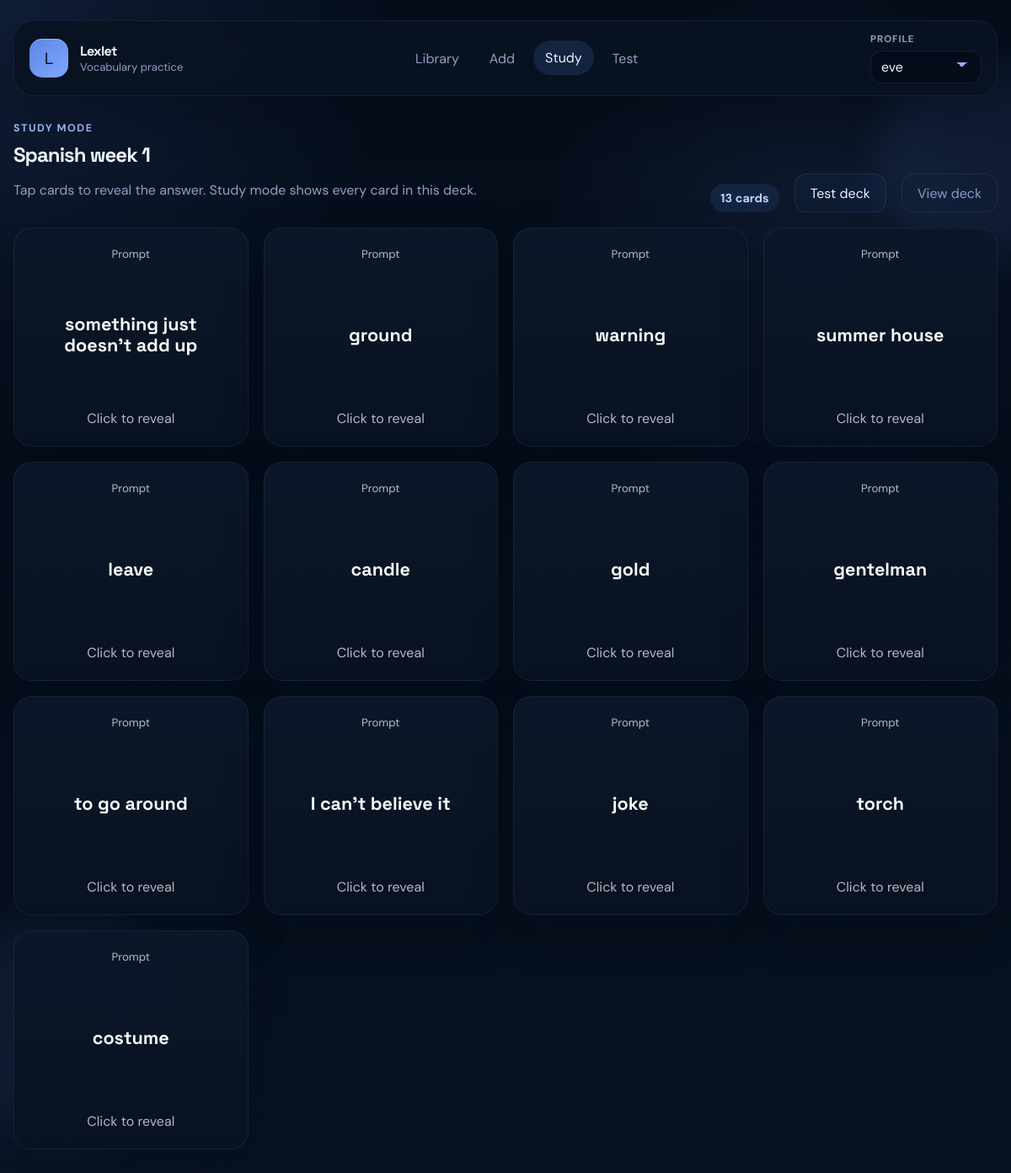
/study?deck_id=14, run on the app's committed database.
### tables this page shows
CREATE TABLE decks (
            id INTEGER PRIMARY KEY AUTOINCREMENT,
            name TEXT NOT NULL UNIQUE
        , profile_id INTEGER);

CREATE TABLE cards (
            id INTEGER PRIMARY KEY AUTOINCREMENT,
            term TEXT NOT NULL,
            definition TEXT NOT NULL
        , deck_id INTEGER);

### app.py (the view)
@app.route("/study")
def study():
    conn = get_db()
    active_profile_id = get_active_profile_id(conn)
    decks = get_all_decks(conn, active_profile_id)
    selected_deck_id = request.args.get("deck_id", type=int)
    selected_deck = get_deck(conn, selected_deck_id, active_profile_id) if selected_deck_id else None
    cards = []
    if selected_deck:
        cards = conn.execute("SELECT * FROM cards WHERE deck_id = ?", (selected_deck_id,)).fetchall()
    conn.close()
    cards = list(cards)
    random.shuffle(cards)
    return render_template(
        "study.html",
        cards=cards,
        decks=decks,
        selected_deck=selected_deck,
    )

### app.py (called while the page is built)
def get_db():
    conn = sqlite3.connect(DB_NAME)
    conn.row_factory = sqlite3.Row
    return conn

def get_profiles(conn):
    return conn.execute("SELECT id, name FROM profiles ORDER BY name COLLATE NOCASE").fetchall()

def get_active_profile_id(conn):
    stored_profile_id = session.get("active_profile_id")
    if stored_profile_id:
        existing = conn.execute("SELECT id FROM profiles WHERE id = ?", (stored_profile_id,)).fetchone()
        if existing:
            return stored_profile_id
    eve = conn.execute("SELECT id FROM profiles WHERE lower(name) = 'eve'").fetchone()
    if eve:
        session["active_profile_id"] = eve["id"]
        return eve["id"]
    first_profile = conn.execute("SELECT id FROM profiles ORDER BY id LIMIT 1").fetchone()
    if first_profile:
        session["active_profile_id"] = first_profile["id"]
        return first_profile["id"]
    return None

def get_all_decks(conn, profile_id):
    return conn.execute("""
        SELECT d.id, d.name, COUNT(c.id) AS card_count
        FROM decks d
        LEFT JOIN cards c ON c.deck_id = d.id
        WHERE d.profile_id = ?
        GROUP BY d.id, d.name
        ORDER BY d.name COLLATE NOCASE
    """, (profile_id,)).fetchall()

def get_deck(conn, deck_id, profile_id):
    return conn.execute("""
        SELECT d.id, d.name, COUNT(c.id) AS card_count
        FROM decks d
        LEFT JOIN cards c ON c.deck_id = d.id
        WHERE d.id = ? AND d.profile_id = ?
        GROUP BY d.id, d.name
    """, (deck_id, profile_id)).fetchone()

@app.context_processor
def inject_profile_state():
    conn = get_db()
    profiles = get_profiles(conn)
    active_profile_id = get_active_profile_id(conn)
    active_profile = conn.execute(
        "SELECT id, name FROM profiles WHERE id = ?",
        (active_profile_id,),
    ).fetchone()
    conn.close()
    return {"profiles": profiles, "active_profile": active_profile}

### templates/study.html (shortened to what this page needs)
{% extends "base.html" %}
{% block content %}
{% if not selected_deck %}
<section class="section-header">
    <div>
        <p class="eyebrow">Study mode</p>
        <h1>Choose a deck before you study.</h1>
        <p class="section-copy">Pick one vocabulary set so your session stays focused on a single topic.</p>
    </div>
    <a class="button button-ghost" href="{{ url_for('index') }}">Back to library</a>
</section>
{% if decks %}
<section class="deck-grid">
    {% for deck in decks %}
    <article class="deck-card">
        <div class="card-meta">
            <span class="chip">Deck</span>
            <span class="deck-count">{{ deck.card_count }} {{ "card" if deck.card_count == 1 else "cards" }}</span>
        </div>
        <h3>{{ deck.name }}</h3>
        <p>Open this set in study mode and flip through only the vocabulary that belongs to it.</p>
        <div class="deck-actions">
            <a class="button button-primary" href="{{ url_for('study', deck_id=deck.id) }}">Study deck</a>
            <a class="button button-secondary" href="{{ url_for('deck_detail', deck_id=deck.id) }}">View deck</a>
        </div>
    </article>
    {% endfor %}
</section>
{% else %}
<section class="empty-state">
    <p class="eyebrow">Nothing to study</p>
    <h2>No decks yet.</h2>
    <p>Create a deck first, then add cards to start a study session.</p>
    <a class="button button-primary" href="{{ url_for('add_card') }}">Add cards</a>
</section>
{% endif %}
{% else %}
<section class="section-header">
    <div>
        <p class="eyebrow">Study mode</p>
        <h1>{{ selected_deck.name }}</h1>
        <p class="section-copy">Tap cards to reveal the answer. Study mode shows every card in this deck.</p>
    </div>
    <div class="study-actions">
        <div class="study-badge">{{ cards|length }} {{ "card" if cards|length == 1 else "cards" }}</div>
        <a class="button button-secondary" href="{{ url_for('test', deck_id=selected_deck.id) }}">Test deck</a>
        <a class="button button-ghost" href="{{ url_for('deck_detail', deck_id=selected_deck.id) }}">View deck</a>
    </div>
</section>
{% if cards %}
<section class="study-grid">
    {% for card in cards %}
    <button class="study-card" type="button" aria-label="Flip flashcard">
        <span class="study-card-inner">
            <span class="study-face study-front">
                <small>Prompt</small>
                <strong>{{ card.definition }}</strong>
                <em>Click to reveal</em>
            </span>
            <span class="study-face study-back">
                <small>Answer</small>
                <strong>{{ card.term }}</strong>
                <em>Click to hide</em>
            </span>
        </span>
    </button>
    {% endfor %}
</section>
{% endif %}
{% endif %}
{% endblock %}

### templates/base.html (shortened to what this page needs)
<!DOCTYPE html>
<html lang="en">
<head>
    <link rel="stylesheet" href="{{ url_for('static', filename='style.css') }}">
</head>
<body>
<div class="page-shell">
    <div class="ambient ambient-one"></div>
    <div class="ambient ambient-two"></div>
    <header class="topbar">
        <a class="brand" href="{{ url_for('index') }}">
            <span class="brand-mark">L</span>
            <span>
                <strong>Lexlet</strong>
                <small>Vocabulary practice</small>
            </span>
        </a>
        <nav class="nav nav-desktop">
            <a class="{% if request.endpoint in ['index', 'deck_detail'] %}is-active{% endif %}" href="{{ url_for('index') }}">Library</a>
            <a class="{% if request.endpoint == 'add_card' %}is-active{% endif %}" href="{{ url_for('add_card') }}">Add</a>
            <a class="{% if request.endpoint == 'study' %}is-active{% endif %}" href="{{ url_for('study') }}">Study</a>
            <a class="{% if request.endpoint == 'test' %}is-active{% endif %}" href="{{ url_for('test') }}">Test</a>
        </nav>
        <form class="profile-switcher" action="{{ url_for('switch_profile') }}" method="POST">
            <label for="profile_id">Profile</label>
            <select id="profile_id" name="profile_id" onchange="this.form.submit()">
                {% for profile in profiles %}
                <option value="{{ profile.id }}" {% if active_profile and active_profile.id == profile.id %}selected{% endif %}>
                    {{ profile.name }}
                </option>
                {% endfor %}
            </select>
        </form>
    </header>
    <main class="page-content">
        {% block content %}{% endblock %}
    </main>
</div>
</body>
</html>

### data on the page
decks: name "Spanish week 1"
cards: definition "something just doesn't add up", term "aqui hay algo que no me cuadra"
cards: definition "ground", term "el suelo"
cards: definition "warning", term "la advertencia"
cards: definition "summer house", term "la casa de veraneo"
cards: definition "leave", term "marchate"
cards: definition "candle", term "la vela"
cards: definition "gold", term "el oro"
cards: definition "gentelman", term "caballero"
cards: definition "to go around", term "rodear"
cards: definition "I can't believe it", term "no me lo puedo creer"
cards: definition "joke", term "la broma"
cards: definition "torch", term "la linterna"
cards: definition "costume", term "el disfraz"

### other printed values
{{ cards|length }} "13"
{{ "card" if cards|length == 1 else "cards" }} "cards"
form field profile_id "eve"
